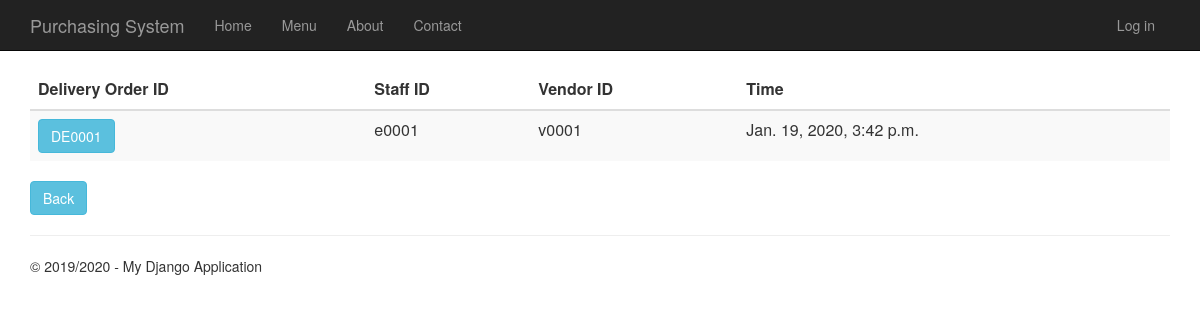
Page /deliveryorderhistory on the earlier database version.
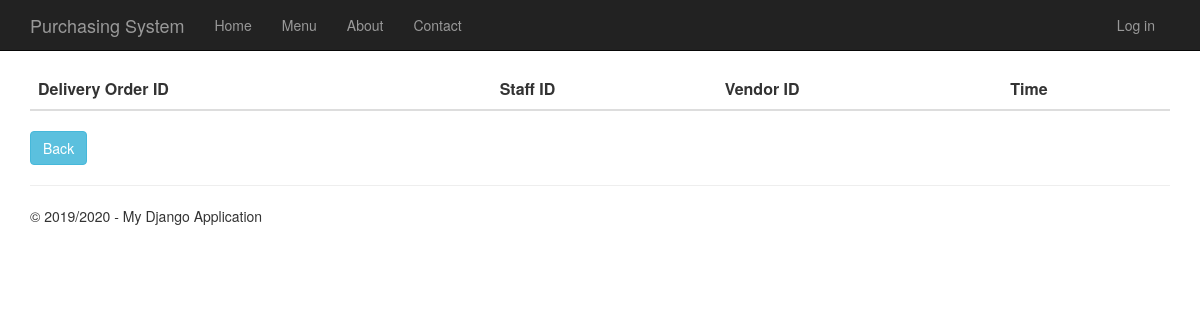
Same page on the later database version.
### DeliveryOrder/models.py (models this page shows, shortened)
class DeliveryOrder(models.Model):
    delivery_order_id = models.CharField(primary_key=True, max_length=10)
    shipping_instructions = models.TextField()
    time_created = models.DateTimeField()
    description = models.TextField(null=True,default=None, blank=True)
    total_price = models.DecimalField(max_digits=10, decimal_places=2, default=Decimal('0.00'))
    person_id = models.ForeignKey(Person)
    vendor_id = models.ForeignKey(Vendor)
    purchase_order_id = models.OneToOneField(PurchaseOrder)

### app/models.py (models this page shows, shortened)
class Person(models.Model):
    user_id = models.OneToOneField(User)
    person_id = models.CharField(primary_key=True, max_length=10)
    person_name = models.TextField()
    person_address = models.TextField()
    person_phone_number = models.TextField()
    person_role = models.TextField(default = 'EMPLOYEE')

class Vendor(models.Model):
    vendor_id = models.CharField(primary_key=True, max_length=10)
    vendor_name = models.TextField()
    vendor_phone_number = models.TextField()
    vendor_address = models.TextField()
    vendor_email = models.TextField()
    def __str__(self):
        return str(self.vendor_id)

### DeliveryOrder/views.py (the view)
# urls.py: url(r'^deliveryorderhistory', DeliveryOrder.views.deliveryorderhistory, name="delivery_order_history"),
def deliveryorderhistory(request):
    delivery_orders = DeliveryOrder.objects.all()
    context = {
            'title':'delivery Order History',
            'rows':delivery_orders,
            'year':'2019/2020'
        }
    return render(request,'DeliveryOrder/deliveryorderhistory.html',context)

### DeliveryOrder/templates/DeliveryOrder/deliveryorderhistory.html
﻿{% extends "app/layout.html" %}
{% block content %}
<div class="purcahseorderhistory margintop" action="menu" >
    <form action="deliveryorderhistorydetails" method="GET">
        <table class="table table-striped margintop">
          <thead>
            <tr>
              <th scope="col">Delivery Order ID</th>
              <th scope="col">Staff ID</th>
              <th scope="col">Vendor ID</th>
              <th scope="col">Time</th>
            </tr>
          </thead>
          <tbody>
              {% for r in rows %}
            <tr>
                 <td><button type="submit" name="do_id" value="{{r.delivery_order_id}}" class="btn btn-info" >{{r.delivery_order_id}}</button></td>
                 <td>{{r.person_id.person_id}}</td>
                 <td>{{r.vendor_id}}</td>
                 <td>{{r.time_created}}</td>
            </tr>
              {% endfor %}
          </tbody>
        </table>
        <div class="margintop">
            <a type="submit" class="btn btn-info" href="/menu">Back</a>
        </div>
    </form>
</div>
{% endblock %}

Differences in the rows shown:
removed DeliveryOrder: delivery_order_id "DE0001", person_id.person_id "e0001", vendor_id "v0001", time_created "Jan. 19, 2020, 3:42 p.m."
